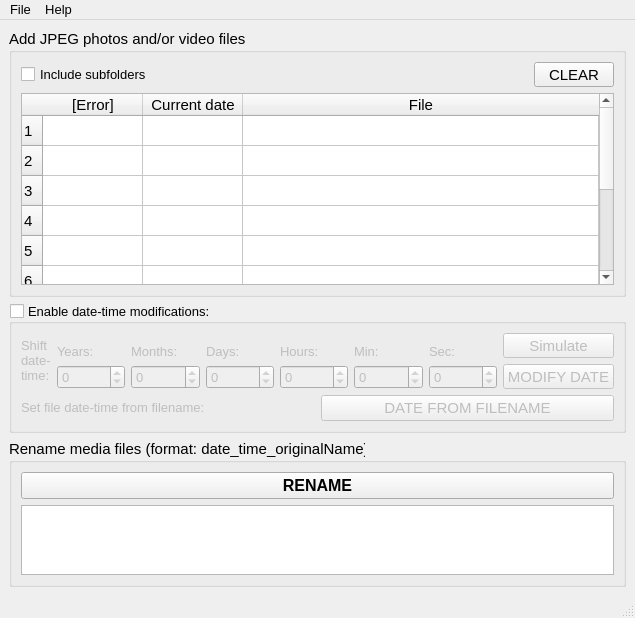
<?xml version="1.0" encoding="UTF-8"?>
<ui version="4.0">
 <class>MainWindow</class>
 <widget class="QMainWindow" name="MainWindow">
  <property name="geometry">
   <rect>
    <x>0</x>
    <y>0</y>
    <width>635</width>
    <height>608</height>
   </rect>
  </property>
  <property name="font">
   <font>
    <pointsize>10</pointsize>
   </font>
  </property>
  <property name="acceptDrops">
   <bool>true</bool>
  </property>
  <property name="windowTitle">
   <string>FotoSort</string>
  </property>
  <property name="windowIcon">
   <iconset>
    <normaloff>../../.designer/backup/camera.ico</normaloff>../../.designer/backup/camera.ico</iconset>
  </property>
  <widget class="QWidget" name="centralwidget">
   <property name="acceptDrops">
    <bool>true</bool>
   </property>
   <layout class="QVBoxLayout" name="verticalLayout">
    <item>
     <widget class="QGroupBox" name="groupBox_table">
      <property name="font">
       <font>
        <pointsize>11</pointsize>
       </font>
      </property>
      <property name="title">
       <string>Add JPEG photos and/or video files:</string>
      </property>
      <layout class="QVBoxLayout" name="verticalLayout_5">
       <item>
        <layout class="QHBoxLayout" name="horizontalLayout">
         <item>
          <widget class="QCheckBox" name="checkBox_subfolders">
           <property name="font">
            <font>
             <pointsize>10</pointsize>
            </font>
           </property>
           <property name="text">
            <string>Include subfolders</string>
           </property>
          </widget>
         </item>
         <item>
          <widget class="QPushButton" name="button_clear">
           <property name="sizePolicy">
            <sizepolicy hsizetype="Fixed" vsizetype="Fixed">
             <horstretch>0</horstretch>
             <verstretch>0</verstretch>
            </sizepolicy>
           </property>
           <property name="minimumSize">
            <size>
             <width>80</width>
             <height>25</height>
            </size>
           </property>
           <property name="maximumSize">
            <size>
             <width>80</width>
             <height>25</height>
            </size>
           </property>
           <property name="font">
            <font>
             <pointsize>11</pointsize>
            </font>
           </property>
           <property name="text">
            <string>CLEAR</string>
           </property>
          </widget>
         </item>
        </layout>
       </item>
       <item>
        <widget class="QTableWidget" name="table_files">
         <property name="enabled">
          <bool>true</bool>
         </property>
         <property name="sizePolicy">
          <sizepolicy hsizetype="Expanding" vsizetype="MinimumExpanding">
           <horstretch>0</horstretch>
           <verstretch>0</verstretch>
          </sizepolicy>
         </property>
         <property name="font">
          <font>
           <pointsize>11</pointsize>
          </font>
         </property>
         <property name="acceptDrops">
          <bool>true</bool>
         </property>
         <property name="editTriggers">
          <set>QAbstractItemView::NoEditTriggers</set>
         </property>
         <attribute name="horizontalHeaderStretchLastSection">
          <bool>true</bool>
         </attribute>
         <attribute name="verticalHeaderVisible">
          <bool>true</bool>
         </attribute>
         <attribute name="verticalHeaderDefaultSectionSize">
          <number>30</number>
         </attribute>
         <attribute name="verticalHeaderStretchLastSection">
          <bool>true</bool>
         </attribute>
         <row>
          <property name="text">
           <string>1</string>
          </property>
         </row>
         <row>
          <property name="text">
           <string>2</string>
          </property>
         </row>
         <row>
          <property name="text">
           <string>3</string>
          </property>
         </row>
         <row>
          <property name="text">
           <string>4</string>
          </property>
         </row>
         <row>
          <property name="text">
           <string>5</string>
          </property>
         </row>
         <row>
          <property name="text">
           <string>6</string>
          </property>
         </row>
         <row>
          <property name="text">
           <string>7</string>
          </property>
         </row>
         <row>
          <property name="text">
           <string>8</string>
          </property>
         </row>
         <row>
          <property name="text">
           <string>9</string>
          </property>
         </row>
         <row>
          <property name="text">
           <string>10</string>
          </property>
         </row>
         <column>
          <property name="text">
           <string>[Error]</string>
          </property>
         </column>
         <column>
          <property name="text">
           <string>Current date</string>
          </property>
         </column>
         <column>
          <property name="text">
           <string>File</string>
          </property>
         </column>
         <item row="0" column="1">
          <property name="text">
           <string/>
          </property>
         </item>
         <item row="2" column="1">
          <property name="text">
           <string/>
          </property>
         </item>
        </widget>
       </item>
      </layout>
     </widget>
    </item>
    <item>
     <widget class="QGroupBox" name="groupBox_modify_date">
      <property name="enabled">
       <bool>true</bool>
      </property>
      <property name="font">
       <font>
        <pointsize>10</pointsize>
       </font>
      </property>
      <property name="title">
       <string>Enable date-time modifications:</string>
      </property>
      <property name="checkable">
       <bool>true</bool>
      </property>
      <property name="checked">
       <bool>false</bool>
      </property>
      <layout class="QVBoxLayout" name="verticalLayout_2">
       <item>
        <layout class="QHBoxLayout" name="horizontalLayout_shift">
         <item>
          <widget class="QLabel" name="label_shift">
           <property name="sizePolicy">
            <sizepolicy hsizetype="Preferred" vsizetype="Fixed">
             <horstretch>0</horstretch>
             <verstretch>0</verstretch>
            </sizepolicy>
           </property>
           <property name="text">
            <string>&lt;html&gt;&lt;head/&gt;&lt;body&gt;&lt;p&gt;Shift&lt;br/&gt;date-&lt;br/&gt;time:&lt;/p&gt;&lt;/body&gt;&lt;/html&gt;</string>
           </property>
          </widget>
         </item>
         <item>
          <layout class="QVBoxLayout" name="verticalLayout_years">
           <item>
            <widget class="QLabel" name="label_years">
             <property name="sizePolicy">
              <sizepolicy hsizetype="Fixed" vsizetype="Minimum">
               <horstretch>0</horstretch>
               <verstretch>0</verstretch>
              </sizepolicy>
             </property>
             <property name="text">
              <string>Years:</string>
             </property>
             <property name="alignment">
              <set>Qt::AlignBottom|Qt::AlignLeading|Qt::AlignLeft</set>
             </property>
            </widget>
           </item>
           <item>
            <widget class="QSpinBox" name="spinBox_years">
             <property name="sizePolicy">
              <sizepolicy hsizetype="MinimumExpanding" vsizetype="Fixed">
               <horstretch>0</horstretch>
               <verstretch>0</verstretch>
              </sizepolicy>
             </property>
             <property name="toolTip">
              <string>&lt;html&gt;&lt;head/&gt;&lt;body&gt;&lt;p&gt;&lt;br/&gt;&lt;/p&gt;&lt;/body&gt;&lt;/html&gt;</string>
             </property>
             <property name="minimum">
              <number>-100</number>
             </property>
             <property name="maximum">
              <number>100</number>
             </property>
            </widget>
           </item>
          </layout>
         </item>
         <item>
          <layout class="QVBoxLayout" name="verticalLayout_months">
           <item>
            <widget class="QLabel" name="label_months">
             <property name="sizePolicy">
              <sizepolicy hsizetype="Fixed" vsizetype="Minimum">
               <horstretch>0</horstretch>
               <verstretch>0</verstretch>
              </sizepolicy>
             </property>
             <property name="text">
              <string>Months:</string>
             </property>
             <property name="alignment">
              <set>Qt::AlignBottom|Qt::AlignLeading|Qt::AlignLeft</set>
             </property>
            </widget>
           </item>
           <item>
            <widget class="QSpinBox" name="spinBox_months">
             <property name="sizePolicy">
              <sizepolicy hsizetype="MinimumExpanding" vsizetype="Fixed">
               <horstretch>0</horstretch>
               <verstretch>0</verstretch>
              </sizepolicy>
             </property>
             <property name="minimum">
              <number>-11</number>
             </property>
             <property name="maximum">
              <number>11</number>
             </property>
            </widget>
           </item>
          </layout>
         </item>
         <item>
          <layout class="QVBoxLayout" name="verticalLayout_days">
           <item>
            <widget class="QLabel" name="label_days">
             <property name="sizePolicy">
              <sizepolicy hsizetype="Fixed" vsizetype="Minimum">
               <horstretch>0</horstretch>
               <verstretch>0</verstretch>
              </sizepolicy>
             </property>
             <property name="text">
              <string>Days:</string>
             </property>
             <property name="alignment">
              <set>Qt::AlignBottom|Qt::AlignLeading|Qt::AlignLeft</set>
             </property>
            </widget>
           </item>
           <item>
            <widget class="QSpinBox" name="spinBox_days">
             <property name="sizePolicy">
              <sizepolicy hsizetype="MinimumExpanding" vsizetype="Fixed">
               <horstretch>0</horstretch>
               <verstretch>0</verstretch>
              </sizepolicy>
             </property>
             <property name="minimum">
              <number>-30</number>
             </property>
             <property name="maximum">
              <number>30</number>
             </property>
            </widget>
           </item>
          </layout>
         </item>
         <item>
          <layout class="QVBoxLayout" name="verticalLayout_hours">
           <item>
            <widget class="QLabel" name="label_hours">
             <property name="sizePolicy">
              <sizepolicy hsizetype="Fixed" vsizetype="Minimum">
               <horstretch>0</horstretch>
               <verstretch>0</verstretch>
              </sizepolicy>
             </property>
             <property name="text">
              <string>Hours:</string>
             </property>
             <property name="alignment">
              <set>Qt::AlignBottom|Qt::AlignLeading|Qt::AlignLeft</set>
             </property>
            </widget>
           </item>
           <item>
            <widget class="QSpinBox" name="spinBox_hours">
             <property name="sizePolicy">
              <sizepolicy hsizetype="MinimumExpanding" vsizetype="Fixed">
               <horstretch>0</horstretch>
               <verstretch>0</verstretch>
              </sizepolicy>
             </property>
             <property name="minimum">
              <number>-23</number>
             </property>
             <property name="maximum">
              <number>23</number>
             </property>
            </widget>
           </item>
          </layout>
         </item>
         <item>
          <layout class="QVBoxLayout" name="verticalLayout_minutes">
           <item>
            <widget class="QLabel" name="label_minutes">
             <property name="sizePolicy">
              <sizepolicy hsizetype="Fixed" vsizetype="Minimum">
               <horstretch>0</horstretch>
               <verstretch>0</verstretch>
              </sizepolicy>
             </property>
             <property name="text">
              <string>Min:</string>
             </property>
             <property name="alignment">
              <set>Qt::AlignBottom|Qt::AlignLeading|Qt::AlignLeft</set>
             </property>
            </widget>
           </item>
           <item>
            <widget class="QSpinBox" name="spinBox_minutes">
             <property name="sizePolicy">
              <sizepolicy hsizetype="MinimumExpanding" vsizetype="Fixed">
               <horstretch>0</horstretch>
               <verstretch>0</verstretch>
              </sizepolicy>
             </property>
             <property name="minimum">
              <number>-59</number>
             </property>
             <property name="maximum">
              <number>59</number>
             </property>
            </widget>
           </item>
          </layout>
         </item>
         <item>
          <layout class="QVBoxLayout" name="verticalLayout_seconds">
           <item>
            <widget class="QLabel" name="label_seconds">
             <property name="sizePolicy">
              <sizepolicy hsizetype="Fixed" vsizetype="Minimum">
               <horstretch>0</horstretch>
               <verstretch>0</verstretch>
              </sizepolicy>
             </property>
             <property name="text">
              <string>Sec:</string>
             </property>
             <property name="alignment">
              <set>Qt::AlignBottom|Qt::AlignLeading|Qt::AlignLeft</set>
             </property>
            </widget>
           </item>
           <item>
            <widget class="QSpinBox" name="spinBox_seconds">
             <property name="sizePolicy">
              <sizepolicy hsizetype="MinimumExpanding" vsizetype="Fixed">
               <horstretch>0</horstretch>
               <verstretch>0</verstretch>
              </sizepolicy>
             </property>
             <property name="minimum">
              <number>-59</number>
             </property>
             <property name="maximum">
              <number>59</number>
             </property>
            </widget>
           </item>
          </layout>
         </item>
         <item>
          <layout class="QVBoxLayout" name="verticalLayout_buttons">
           <item>
            <widget class="QPushButton" name="button_simulate">
             <property name="sizePolicy">
              <sizepolicy hsizetype="Fixed" vsizetype="Fixed">
               <horstretch>0</horstretch>
               <verstretch>0</verstretch>
              </sizepolicy>
             </property>
             <property name="minimumSize">
              <size>
               <width>111</width>
               <height>25</height>
              </size>
             </property>
             <property name="maximumSize">
              <size>
               <width>111</width>
               <height>25</height>
              </size>
             </property>
             <property name="font">
              <font>
               <pointsize>11</pointsize>
              </font>
             </property>
             <property name="text">
              <string>Simulate</string>
             </property>
            </widget>
           </item>
           <item>
            <widget class="QPushButton" name="button_modify_date">
             <property name="sizePolicy">
              <sizepolicy hsizetype="Fixed" vsizetype="Fixed">
               <horstretch>0</horstretch>
               <verstretch>0</verstretch>
              </sizepolicy>
             </property>
             <property name="minimumSize">
              <size>
               <width>111</width>
               <height>25</height>
              </size>
             </property>
             <property name="maximumSize">
              <size>
               <width>111</width>
               <height>25</height>
              </size>
             </property>
             <property name="font">
              <font>
               <pointsize>11</pointsize>
              </font>
             </property>
             <property name="text">
              <string>MODIFY DATE</string>
             </property>
            </widget>
           </item>
          </layout>
         </item>
        </layout>
       </item>
       <item>
        <layout class="QGridLayout" name="gridLayout_date_from_name">
         <item row="0" column="0">
          <widget class="QLabel" name="label_date_from_name">
           <property name="sizePolicy">
            <sizepolicy hsizetype="Preferred" vsizetype="Fixed">
             <horstretch>0</horstretch>
             <verstretch>0</verstretch>
            </sizepolicy>
           </property>
           <property name="text">
            <string>Set file date-time from filename:</string>
           </property>
          </widget>
         </item>
         <item row="0" column="1">
          <widget class="QPushButton" name="button_date_from_name">
           <property name="sizePolicy">
            <sizepolicy hsizetype="Preferred" vsizetype="Fixed">
             <horstretch>0</horstretch>
             <verstretch>0</verstretch>
            </sizepolicy>
           </property>
           <property name="font">
            <font>
             <pointsize>11</pointsize>
            </font>
           </property>
           <property name="text">
            <string>DATE FROM FILENAME</string>
           </property>
          </widget>
         </item>
        </layout>
       </item>
      </layout>
     </widget>
    </item>
    <item>
     <widget class="QGroupBox" name="groupBox_rename">
      <property name="font">
       <font>
        <pointsize>11</pointsize>
       </font>
      </property>
      <property name="focusPolicy">
       <enum>Qt::NoFocus</enum>
      </property>
      <property name="title">
       <string>Rename media files (format: date_time_originalName):</string>
      </property>
      <layout class="QVBoxLayout" name="verticalLayout_4">
       <item>
        <widget class="QPushButton" name="button_rename">
         <property name="sizePolicy">
          <sizepolicy hsizetype="Expanding" vsizetype="Fixed">
           <horstretch>0</horstretch>
           <verstretch>0</verstretch>
          </sizepolicy>
         </property>
         <property name="font">
          <font>
           <pointsize>12</pointsize>
           <weight>75</weight>
           <italic>false</italic>
           <bold>true</bold>
          </font>
         </property>
         <property name="text">
          <string>RENAME</string>
         </property>
        </widget>
       </item>
       <item>
        <widget class="QTextBrowser" name="text_logs">
         <property name="sizePolicy">
          <sizepolicy hsizetype="Expanding" vsizetype="Preferred">
           <horstretch>0</horstretch>
           <verstretch>0</verstretch>
          </sizepolicy>
         </property>
         <property name="styleSheet">
          <string notr="true">color: rgb(32, 74, 135);</string>
         </property>
        </widget>
       </item>
      </layout>
     </widget>
    </item>
   </layout>
  </widget>
  <widget class="QMenuBar" name="menubar">
   <property name="geometry">
    <rect>
     <x>0</x>
     <y>0</y>
     <width>635</width>
     <height>23</height>
    </rect>
   </property>
   <widget class="QMenu" name="menuFile">
    <property name="title">
     <string>File</string>
    </property>
    <addaction name="action_browse"/>
    <addaction name="action_settings"/>
    <addaction name="separator"/>
    <addaction name="action_quit"/>
   </widget>
   <widget class="QMenu" name="menuHelp">
    <property name="title">
     <string>Help</string>
    </property>
    <addaction name="action_help"/>
    <addaction name="separator"/>
    <addaction name="action_about"/>
   </widget>
   <addaction name="menuFile"/>
   <addaction name="menuHelp"/>
  </widget>
  <widget class="QStatusBar" name="statusbar">
   <property name="font">
    <font>
     <pointsize>9</pointsize>
    </font>
   </property>
  </widget>
  <action name="action_browse">
   <property name="text">
    <string>Choose folder...</string>
   </property>
   <property name="font">
    <font>
     <pointsize>10</pointsize>
    </font>
   </property>
  </action>
  <action name="action_quit">
   <property name="text">
    <string>Quit</string>
   </property>
   <property name="font">
    <font>
     <pointsize>10</pointsize>
    </font>
   </property>
   <property name="shortcut">
    <string>Ctrl+Q</string>
   </property>
  </action>
  <action name="action_help">
   <property name="text">
    <string>Help</string>
   </property>
   <property name="font">
    <font>
     <pointsize>10</pointsize>
    </font>
   </property>
   <property name="shortcut">
    <string>F1</string>
   </property>
  </action>
  <action name="action_about">
   <property name="text">
    <string>About</string>
   </property>
   <property name="font">
    <font>
     <pointsize>10</pointsize>
    </font>
   </property>
  </action>
  <action name="action_settings">
   <property name="text">
    <string>Settings</string>
   </property>
   <property name="font">
    <font>
     <pointsize>10</pointsize>
    </font>
   </property>
  </action>
 </widget>
 <resources/>
 <connections/>
</ui>
